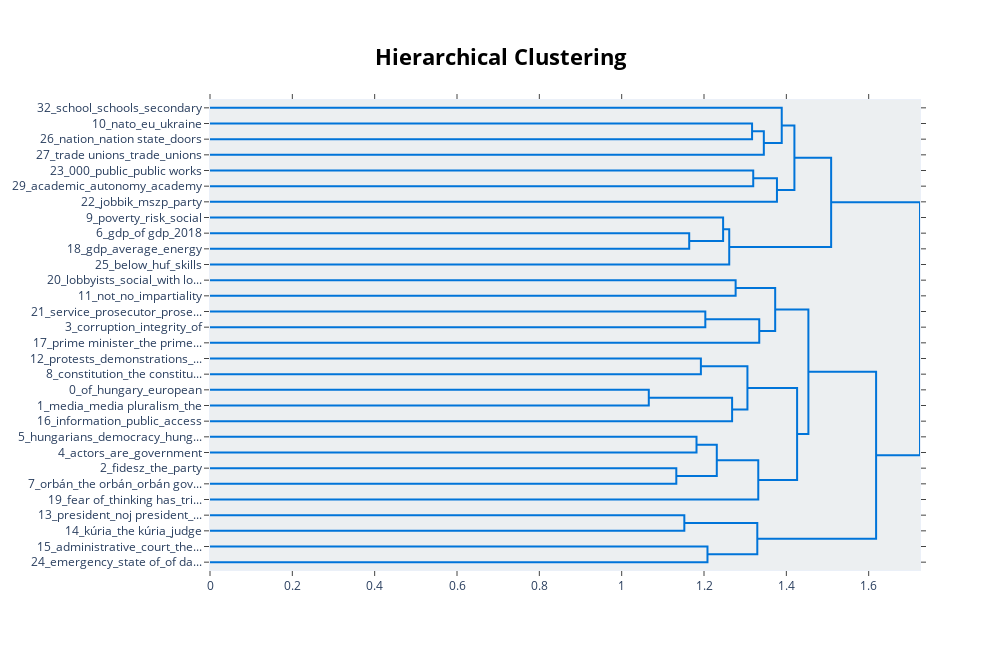

Here is the notebook cell this chart was saved with:
### Code cell
# visualize topic clusters
model.visualize_hierarchy(top_n_topics=30)

### Figure 1 — Plotly figure (JSON) as saved in the notebook; plotly's stock layout.template omitted (floating-point values rounded to 4 significant figures)
{"data": [{"hoverinfo": "text", "marker": {"color": "rgb(0,116,217)"}, "mode": "lines", "type": "scatter", "x": [0, 1.317, 1.317, 0], "xaxis": "x", "y": [-15, -15, -25, -25], "yaxis": "y"}, {"hoverinfo": "text", "marker": {"color": "rgb(0,116,217)"}, "mode": "lines", "type": "scatter", "x": [1.317, 1.345, 1.345, 0], "xaxis": "x", "y": [-20, -20, -35, -35], "yaxis": "y"}, {"hoverinfo": "text", "marker": {"color": "rgb(0,116,217)"}, "mode": "lines", "type": "scatter", "x": [0, 1.389, 1.389, 1.345], "xaxis": "x", "y": [-5, -5, -27.5, -27.5], "yaxis": "y"}, {"hoverinfo": "text", "marker": {"color": "rgb(0,116,217)"}, "mode": "lines", "type": "scatter", "x": [0, 1.32, 1.32, 0], "xaxis": "x", "y": [-45, -45, -55, -55], "yaxis": "y"}, {"hoverinfo": "text", "marker": {"color": "rgb(0,116,217)"}, "mode": "lines", "type": "scatter", "x": [1.32, 1.377, 1.377, 0], "xaxis": "x", "y": [-50, -50, -65, -65], "yaxis": "y"}, {"hoverinfo": "text", "marker": {"color": "rgb(0,116,217)"}, "mode": "lines", "type": "scatter", "x": [1.389, 1.42, 1.42, 1.377], "xaxis": "x", "y": [-16.25, -16.25, -57.5, -57.5], "yaxis": "y"}, {"hoverinfo": "text", "marker": {"color": "rgb(0,116,217)"}, "mode": "lines", "type": "scatter", "x": [0, 1.164, 1.164, 0], "xaxis": "x", "y": [-85, -85, -95, -95], "yaxis": "y"}, {"hoverinfo": "text", "marker": {"color": "rgb(0,116,217)"}, "mode": "lines", "type": "scatter", "x": [0, 1.246, 1.246, 1.164], "xaxis": "x", "y": [-75, -75, -90, -90], "yaxis": "y"}, {"hoverinfo": "text", "marker": {"color": "rgb(0,116,217)"}, "mode": "lines", "type": "scatter", "x": [1.246, 1.261, 1.261, 0], "xaxis": "x", "y": [-82.5, -82.5, -105, -105], "yaxis": "y"}, {"hoverinfo": "text", "marker": {"color": "rgb(0,116,217)"}, "mode": "lines", "type": "scatter", "x": [1.42, 1.509, 1.509, 1.261], "xaxis": "x", "y": [-36.88, -36.88, -93.75, -93.75], "yaxis": "y"}, {"hoverinfo": "text", "marker": {"color": "rgb(0,116,217)"}, "mode": "lines", "type": "scatter", "x": [0, 1.277, 1.277, 0], "xaxis": "x", "y": [-115, -115, -125, -125], "yaxis": "y"}, {"hoverinfo": "text", "marker": {"color": "rgb(0,116,217)"}, "mode": "lines", "type": "scatter", "x": [0, 1.203, 1.203, 0], "xaxis": "x", "y": [-135, -135, -145, -145], "yaxis": "y"}, {"hoverinfo": "text", "marker": {"color": "rgb(0,116,217)"}, "mode": "lines", "type": "scatter", "x": [1.203, 1.334, 1.334, 0], "xaxis": "x", "y": [-140, -140, -155, -155], "yaxis": "y"}, {"hoverinfo": "text", "marker": {"color": "rgb(0,116,217)"}, "mode": "lines", "type": "scatter", "x": [1.277, 1.373, 1.373, 1.334], "xaxis": "x", "y": [-120, -120, -147.5, -147.5], "yaxis": "y"}, {"hoverinfo": "text", "marker": {"color": "rgb(0,116,217)"}, "mode": "lines", "type": "scatter", "x": [0, 1.192, 1.192, 0], "xaxis": "x", "y": [-165, -165, -175, -175], "yaxis": "y"}, {"hoverinfo": "text", "marker": {"color": "rgb(0,116,217)"}, "mode": "lines", "type": "scatter", "x": [0, 1.066, 1.066, 0], "xaxis": "x", "y": [-185, -185, -195, -195], "yaxis": "y"}, {"hoverinfo": "text", "marker": {"color": "rgb(0,116,217)"}, "mode": "lines", "type": "scatter", "x": [1.066, 1.268, 1.268, 0], "xaxis": "x", "y": [-190, -190, -205, -205], "yaxis": "y"}, {"hoverinfo": "text", "marker": {"color": "rgb(0,116,217)"}, "mode": "lines", "type": "scatter", "x": [1.192, 1.305, 1.305, 1.268], "xaxis": "x", "y": [-170, -170, -197.5, -197.5], "yaxis": "y"}, {"hoverinfo": "text", "marker": {"color": "rgb(0,116,217)"}, "mode": "lines", "type": "scatter", "x": [0, 1.182, 1.182, 0], "xaxis": "x", "y": [-215, -215, -225, -225], "yaxis": "y"}, {"hoverinfo": "text", "marker": {"color": "rgb(0,116,217)"}, "mode": "lines", "type": "scatter", "x": [0, 1.133, 1.133, 0], "xaxis": "x", "y": [-235, -235, -245, -245], "yaxis": "y"}, {"hoverinfo": "text", "marker": {"color": "rgb(0,116,217)"}, "mode": "lines", "type": "scatter", "x": [1.182, 1.231, 1.231, 1.133], "xaxis": "x", "y": [-220, -220, -240, -240], "yaxis": "y"}, {"hoverinfo": "text", "marker": {"color": "rgb(0,116,217)"}, "mode": "lines", "type": "scatter", "x": [1.231, 1.332, 1.332, 0], "xaxis": "x", "y": [-230, -230, -255, -255], "yaxis": "y"}, {"hoverinfo": "text", "marker": {"color": "rgb(0,116,217)"}, "mode": "lines", "type": "scatter", "x": [1.305, 1.426, 1.426, 1.332], "xaxis": "x", "y": [-183.8, -183.8, -242.5, -242.5], "yaxis": "y"}, {"hoverinfo": "text", "marker": {"color": "rgb(0,116,217)"}, "mode": "lines", "type": "scatter", "x": [1.373, 1.454, 1.454, 1.426], "xaxis": "x", "y": [-133.8, -133.8, -213.1, -213.1], "yaxis": "y"}, {"hoverinfo": "text", "marker": {"color": "rgb(0,116,217)"}, "mode": "lines", "type": "scatter", "x": [0, 1.152, 1.152, 0], "xaxis": "x", "y": [-265, -265, -275, -275], "yaxis": "y"}, {"hoverinfo": "text", "marker": {"color": "rgb(0,116,217)"}, "mode": "lines", "type": "scatter", "x": [0, 1.208, 1.208, 0], "xaxis": "x", "y": [-285, -285, -295, -295], "yaxis": "y"}, {"hoverinfo": "text", "marker": {"color": "rgb(0,116,217)"}, "mode": "lines", "type": "scatter", "x": [1.152, 1.329, 1.329, 1.208], "xaxis": "x", "y": [-270, -270, -290, -290], "yaxis": "y"}, {"hoverinfo": "text", "marker": {"color": "rgb(0,116,217)"}, "mode": "lines", "type": "scatter", "x": [1.454, 1.618, 1.618, 1.329], "xaxis": "x", "y": [-173.4, -173.4, -280, -280], "yaxis": "y"}, {"hoverinfo": "text", "marker": {"color": "rgb(0,116,217)"}, "mode": "lines", "type": "scatter", "x": [1.509, 1.725, 1.725, 1.618], "xaxis": "x", "y": [-65.31, -65.31, -226.7, -226.7], "yaxis": "y"}], "layout": {"autosize": false, "height": 650, "hoverlabel": {"bgcolor": "white", "font": {"family": "Rockwell", "size": 16}}, "hovermode": "closest", "plot_bgcolor": "#ECEFF1", "showlegend": false, "title": {"font": {"color": "Black", "size": 22}, "text": "<b>Hierarchical Clustering</b>", "x": 0.5, "xanchor": "center", "yanchor": "top"}, "width": 1000, "xaxis": {"autorange": true, "mirror": "allticks", "range": [0, 1.725], "rangemode": "tozero", "showgrid": false, "showline": true, "showticklabels": true, "ticks": "outside", "type": "linear", "zeroline": false}, "yaxis": {"mirror": "allticks", "range": [-300, 0], "rangemode": "tozero", "showgrid": false, "showline": true, "showticklabels": true, "tickmode": "array", "ticks": "outside", "ticktext": ["32_school_schools_secondary", "10_nato_eu_ukraine", "26_nation_nation state_doors", "27_trade unions_trade_unions", "23_000_public_public works", "29_academic_autonomy_academy", "22_jobbik_mszp_party", "9_poverty_risk_social", "6_gdp_of gdp_2018", "18_gdp_average_energy", "25_below_huf_skills", "20_lobbyists_social_with lo...", "11_not_no_impartiality", "21_service_prosecutor_prose...", "3_corruption_integrity_of", "17_prime minister_the prime...", "12_protests_demonstrations_...", "8_constitution_the constitu...", "0_of_hungary_european", "1_media_media pluralism_the", "16_information_public_access", "5_hungarians_democracy_hung...", "4_actors_are_government", "2_fidesz_the_party", "7_orbán_the orbán_orbán gov...", "19_fear of_thinking has_tri...", "13_president_noj president_...", "14_kúria_the kúria_judge", "15_administrative_court_the...", "24_emergency_state of_of da..."], "tickvals": [-5, -15, -25, -35, -45, -55, -65, -75, -85, -95, -105, -115, -125, -135, -145, -155, -165, -175, -185, -195, -205, -215, -225, -235, -245, -255, -265, -275, -285, -295], "type": "linear", "zeroline": false}}}
